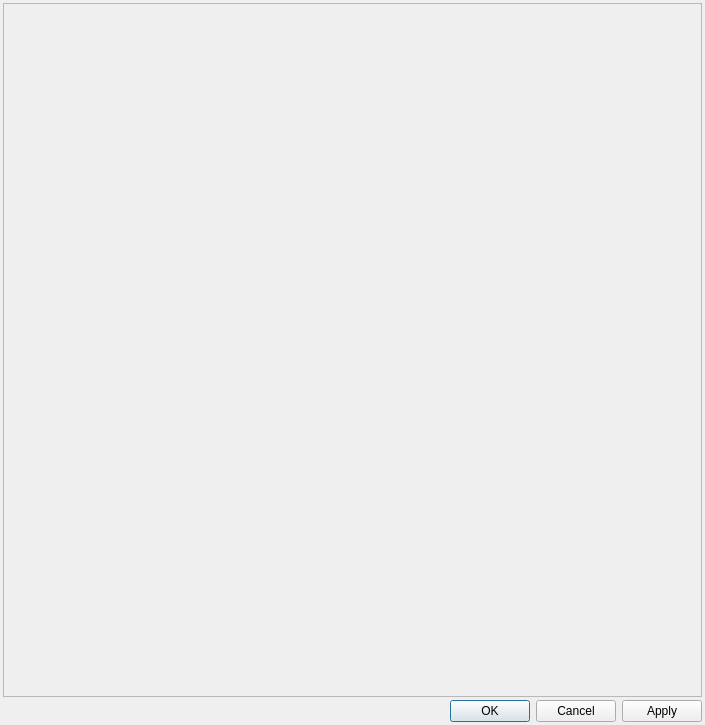
<?xml version="1.0" encoding="UTF-8"?>
<ui version="4.0">
 <class>Dialog</class>
 <widget class="QDialog" name="Dialog">
  <property name="geometry">
   <rect>
    <x>0</x>
    <y>0</y>
    <width>705</width>
    <height>725</height>
   </rect>
  </property>
  <property name="windowTitle">
   <string>Style Editor</string>
  </property>
  <layout class="QVBoxLayout" name="verticalLayout">
   <property name="spacing">
    <number>3</number>
   </property>
   <property name="leftMargin">
    <number>3</number>
   </property>
   <property name="topMargin">
    <number>3</number>
   </property>
   <property name="rightMargin">
    <number>3</number>
   </property>
   <property name="bottomMargin">
    <number>3</number>
   </property>
   <item>
    <widget class="QScrollArea" name="scrollArea">
     <property name="sizePolicy">
      <sizepolicy hsizetype="MinimumExpanding" vsizetype="Expanding">
       <horstretch>0</horstretch>
       <verstretch>0</verstretch>
      </sizepolicy>
     </property>
     <property name="horizontalScrollBarPolicy">
      <enum>Qt::ScrollBarAlwaysOff</enum>
     </property>
     <property name="widgetResizable">
      <bool>true</bool>
     </property>
     <widget class="QWidget" name="StyleEditorWidget">
      <property name="geometry">
       <rect>
        <x>0</x>
        <y>0</y>
        <width>695</width>
        <height>662</height>
       </rect>
      </property>
     </widget>
    </widget>
   </item>
   <item>
    <widget class="QDialogButtonBox" name="DialogButtons">
     <property name="orientation">
      <enum>Qt::Horizontal</enum>
     </property>
     <property name="standardButtons">
      <set>QDialogButtonBox::Apply|QDialogButtonBox::Cancel|QDialogButtonBox::Ok</set>
     </property>
    </widget>
   </item>
  </layout>
 </widget>
 <resources/>
 <connections>
  <connection>
   <sender>DialogButtons</sender>
   <signal>accepted()</signal>
   <receiver>Dialog</receiver>
   <slot>accept()</slot>
   <hints>
    <hint type="sourcelabel">
     <x>221</x>
     <y>629</y>
    </hint>
    <hint type="destinationlabel">
     <x>157</x>
     <y>274</y>
    </hint>
   </hints>
  </connection>
  <connection>
   <sender>DialogButtons</sender>
   <signal>rejected()</signal>
   <receiver>Dialog</receiver>
   <slot>reject()</slot>
   <hints>
    <hint type="sourcelabel">
     <x>289</x>
     <y>635</y>
    </hint>
    <hint type="destinationlabel">
     <x>286</x>
     <y>274</y>
    </hint>
   </hints>
  </connection>
 </connections>
</ui>
